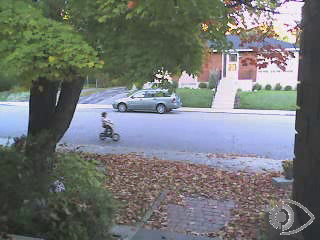
//> input picture 第四章/用直方图实现视觉追踪/用直方图实现视觉追踪/bike55.bmp, 320 x 240 px
$ ./用直方图实现视觉追踪   (built with g++ and OpenCV 4)
//> lines starting //> are read from the running program, lines starting //| are printed output that depends on the picture; after the words box and inside, x2 and y2 are one past the last pixel; in counts of white or black regions, pixels touching at a corner belong together
### 第四章/用直方图实现视觉追踪/用直方图实现视觉追踪/integral.h
#pragma once
#include <iostream>
#include <opencv2/core.hpp>
#include <opencv2/imgproc.hpp>
#include <opencv2/highgui.hpp>
//转换为二值图层组成的多通道图像
//nPlanes必须是2的幂
//input是输入的灰度图像
// [26 lines left out: function convertToBinaryPlanes, not called in this run]

### 第四章/用直方图实现视觉追踪/用直方图实现视觉追踪/histogram.h
#pragma once


#define HISTOGRAM

#include <iostream>
#include <opencv2/core.hpp>
#include <opencv2/imgproc.hpp>


//创建灰度图像的直方图
class Histogram1D
{
private:

	int histSize[1];		//直方图中箱子的数量
	float hranges[2];		//直方图像素的值范围
	const float* ranges[1];	//指针数组，存储一个指向直方图像素的值范围的指针
	int channels[1];		//要处理的通道数量


public:

	Histogram1D()			//构造函数
	{
		/// <准备一维直方图的默认参数>
		/// <这里之所以这么设置，是为了和后面的calHist()函数的输入参数对应起来>

		//直方图箱子个数
		histSize[0] = 256;

		//直方图像素值的范围
		hranges[0] = 0.0;		//从0开始
		hranges[1] = 256.0;
		ranges[0] = hranges;	//用指针数组来存储直方图像素值的范围

		//灰度图像只有一个通道
		channels[0] = 0;		//只关注通道0

	}

#pragma  region  Setters and Getters

	//设置要计算直方图的通道，默认情况下是通道0
	void setChannel(int c) { channels[0] = c; };

	//获取要计算直方图的通道
	int getChannel() { return channels[0]; };

	//设置像素值的范围，默认值是(0,256]
	// [5 lines left out: function setRange, not called in this run]

	//获取最小像素值
	float getMinValue() { return hranges[0]; }

	//获取最大像素值
	float getMaxValue() { return hranges[1]; }

	//在直方图中设置箱子的数量，默认值是256
	void setNBins(int nbins) { histSize[0] = nbins; }

	//获取直方图中的桶数
	int getNBins() { return histSize[0]; }

#pragma endregion

	//计算一维直方图
	cv::Mat getHistogram(const cv::Mat& image)
	{
		cv::Mat hist;

		//用calcHist函数计算一维直方图
		cv::calcHist(
			&image,			//要计算直方图的图像
			1,				//计算多少幅图像的直方图
			channels,		//使用的通道(灰度图像，只有一个通道)
			cv::Mat(),		//不使用掩码(如果使用，只有部分筛选出来的像素会用来计算直方图)
			hist,			//作为输出结果的直方图
			1,				//直方图的维数（通道数），这是一维的直方图（与灰度图像对应）
			histSize,		//直方图每个维度（通道）上的箱子数量（一维，256个箱子）
			ranges			//直方图像素值的范围（计算值在那些范围内的像素，这里是(0,256)）
			);
		return hist;
	}

	//计算一维直方图，并返回图像
	//zoom是缩放率
	cv::Mat getHistogramImage(const cv::Mat& image, int zoom = 2)
	{
		//计算直方图
		cv::Mat hist=getHistogram(image);


		//创建图像
		return Histogram1D::getImageOfHistogram(hist, zoom);

	}

#pragma region 静态方法（类方法）

	//创建一个表示直方图的图像（静态方法）
	static cv::Mat getImageOfHistogram(const cv::Mat& hist, int zoom)
	{
		//取得箱子值的最大值和最小值
		double maxVal = 0;//箱子中存放的最大值
		double minVal = 0;//箱子中存放的最小值
		cv::minMaxLoc(hist, &minVal, &maxVal, 0, 0);

		//取得直方图的大小（hist是列向量）
		int histSize = hist.rows;//256

		//用于显示直方图的正方型图像（白色）
		cv::Mat histImg(histSize * zoom, histSize * zoom, CV_8U, cv::Scalar(255));//图像的高度等于宽度

		//设置最高点为90%的箱子个数（及图像高度的90%）
		int hpt = static_cast<int>(0.9 * histSize);

		///<为每个箱子画垂直线>

		//遍历所有箱子
		for (int h = 0; h < histSize; h++)
		{
			//取出第h个箱子里面的值
			float binVal = hist.at<float>(h);//注意，直方图中的值存储为float值

			if (binVal > 0)
			{
				//换算出当前箱子中值对应的高度
				/*
						线			值			线			值
					intensity	  binVal	 当前高度	  当前值
					————— = ————	————— = ————
						hpt		  maxVal	 最大高度	  最大值

						=>当前高度：intensity=binVal*hpt/maxVal
				*/
				int intensity = static_cast<int>(binVal * hpt / maxVal);

				//画出当前箱子的值对应的线
				cv::line(
					histImg,//输出图像
					cv::Point(h * zoom, histSize * zoom),//起始坐标
					cv::Point(h * zoom, (histSize - intensity) * zoom),//结束坐标
					cv::Scalar(0), //颜色:0
					zoom);//粗细:缩放率


			}
		}

	//返回直方图的图像
		return histImg;
	}


#pragma endregion

#pragma region

	//应用查找表将一个输入图像转化为一幅单通道图像
	// [12 lines left out: function applyLookUp, not called in this run]

#pragma endregion

#pragma region  伸展源图像（使用百分比）

	//percentile:要使黑色（值为0）的像素与白色（值为255）的像素个数占总像素的percentile%
	// [52 lines left out: function stretch, not called in this run]


#pragma endregion

#pragma region 均衡化源图像
	// [10 lines left out: function equalize, not called in this run]


#pragma endregion

};

### 第四章/用直方图实现视觉追踪/用直方图实现视觉追踪/用直方图实现视觉追踪.cpp
// 用直方图实现视觉追踪.cpp : 此文件包含 "main" 函数。程序执行将在此处开始并结束。
//

#include <iostream>
#include <vector>
#include "histogram.h"
#include "integral.h"
#include <opencv2/core.hpp>
#include <opencv2/imgproc.hpp>
#include <opencv2/highgui.hpp>


int main()
{
	cv::Mat image = cv::imread("bike55.bmp", cv::IMREAD_GRAYSCALE);
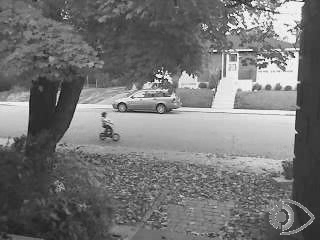
//> image: 240 rows x 320 cols, CV_8UC1; min 5, max 255, mean 117.2

	///<定义图像的ROI>

	//ROI的左上角坐标
	int x0 = 97, y0 = 112;
	//ROI的高度，宽度
	int width = 25, height = 30;
	//创建ROI，在图像中为骑自行车的女孩
	cv::Mat roi(image, cv::Rect(x0, y0, width, height));
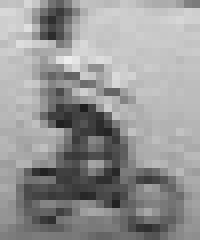
//> roi: 30 rows x 25 cols, CV_8UC1 (shown 8 times larger); min 30, max 237, mean 149.7

	///<获取ROI的直方图>

	//创建灰度直方图对象
	Histogram1D h;
	//设置创建直方图的箱子为16个
	h.setNBins(16);
	//计算原图像ROI中的直方图
	cv::Mat refHistogram = h.getHistogram(roi);
//> in getHistogram, `cv::calcHist( &image, 1, channels, cv::Mat(), hist, 1, histSize, range..`: hist = [0, 1, 17, 32, 47, 27, 58, 68, 44, 59, 80, 135, 154, 26, 2, 0]
//> refHistogram has the same summary as hist in getHistogram

	cv::namedWindow("Reference Histogram");
	cv::imshow("Reference Histogram", h.getHistogramImage(roi,16));//放大16倍
//> in getImageOfHistogram, `cv::minMaxLoc(hist, &minVal, &maxVal, 0, 0);`: maxVal = 154
//> the loop in getImageOfHistogram, `for (int h = 0; h < histSize; h++)` made 16 passes
//> (binVal, intensity) on passes 2 to 13: (1, 0), (17, 1), (32, 2), (47, 4), (27, 2), (58, 5), (68, 6), (44, 4), (59, 5), (80, 7), (135, 12), (154, 14)
//> binVal on passes 1, 16: 0, 0
//> after the loop in getImageOfHistogram, `for (int h = 0; h < histSize; h++)`:
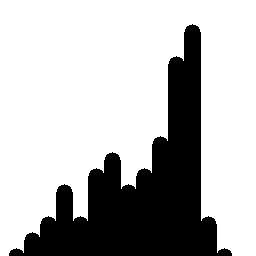
//> histImg: 256 rows x 256 cols, CV_8UC1; 72.6% white; 1 black region, box (x1, y1, x2, y2) and area: (9, 24, 232, 256) 17932

	//读入二幅图像（灰度）
	cv::Mat secondImage = cv::imread("boke65.bmp", cv::IMREAD_GRAYSCALE);
//> boke65.bmp cannot be read in this run, so this picture is empty
	if (!secondImage.data)
		return 0;
//> (the program exits here)
